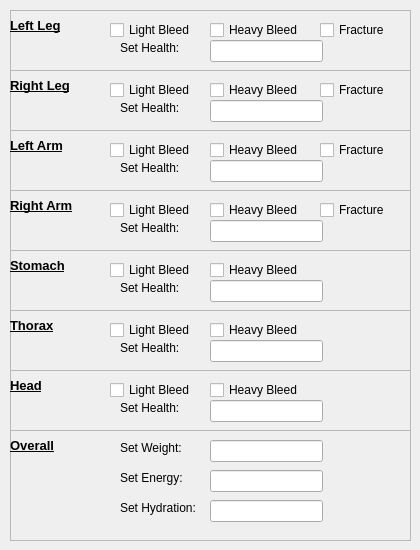
    <widget class="QWidget" name="Health">
     <attribute name="title">
      <string>Health/Effects</string>
     </attribute>
     <widget class="QFrame" name="leg1">
      <property name="geometry">
       <rect>
        <x>10</x>
        <y>10</y>
        <width>401</width>
        <height>61</height>
       </rect>
      </property>
      <property name="frameShape">
       <enum>QFrame::StyledPanel</enum>
      </property>
      <property name="frameShadow">
       <enum>QFrame::Raised</enum>
      </property>
      <widget class="QLabel" name="label">
       <property name="geometry">
        <rect>
         <x>0</x>
         <y>0</y>
         <width>81</width>
         <height>31</height>
        </rect>
       </property>
       <property name="font">
        <font>
         <pointsize>10</pointsize>
        </font>
       </property>
       <property name="text">
        <string>&lt;html&gt;&lt;head/&gt;&lt;body&gt;&lt;p&gt;&lt;span style=&quot; font-weight:600; text-decoration: underline;&quot;&gt;Left Leg&lt;/span&gt;&lt;/p&gt;&lt;/body&gt;&lt;/html&gt;</string>
       </property>
      </widget>
      <widget class="QCheckBox" name="LLLB">
       <property name="geometry">
        <rect>
         <x>100</x>
         <y>10</y>
         <width>91</width>
         <height>20</height>
        </rect>
       </property>
       <property name="text">
        <string>Light Bleed</string>
       </property>
      </widget>
      <widget class="QCheckBox" name="LLHB">
       <property name="geometry">
        <rect>
         <x>200</x>
         <y>10</y>
         <width>101</width>
         <height>20</height>
        </rect>
       </property>
       <property name="text">
        <string>Heavy Bleed</string>
       </property>
      </widget>
      <widget class="QCheckBox" name="LLFB">
       <property name="geometry">
        <rect>
         <x>310</x>
         <y>10</y>
         <width>101</width>
         <height>20</height>
        </rect>
       </property>
       <property name="text">
        <string>Fracture</string>
       </property>
      </widget>
      <widget class="QLineEdit" name="LLHealth">
       <property name="geometry">
        <rect>
         <x>200</x>
         <y>30</y>
         <width>113</width>
         <height>22</height>
        </rect>
       </property>
      </widget>
      <widget class="QLabel" name="label_10">
       <property name="geometry">
        <rect>
         <x>110</x>
         <y>30</y>
         <width>81</width>
         <height>16</height>
        </rect>
       </property>
       <property name="text">
        <string>Set Health:</string>
       </property>
      </widget>
     </widget>
     <widget class="QFrame" name="leg2">
      <property name="geometry">
       <rect>
        <x>10</x>
        <y>70</y>
        <width>401</width>
        <height>61</height>
       </rect>
      </property>
      <property name="frameShape">
       <enum>QFrame::StyledPanel</enum>
      </property>
      <property name="frameShadow">
       <enum>QFrame::Raised</enum>
      </property>
      <widget class="QLabel" name="label_3">
       <property name="geometry">
        <rect>
         <x>0</x>
         <y>0</y>
         <width>81</width>
         <height>31</height>
        </rect>
       </property>
       <property name="font">
        <font>
         <pointsize>10</pointsize>
        </font>
       </property>
       <property name="text">
        <string>&lt;html&gt;&lt;head/&gt;&lt;body&gt;&lt;p&gt;&lt;span style=&quot; font-weight:600; text-decoration: underline;&quot;&gt;Right Leg&lt;/span&gt;&lt;/p&gt;&lt;/body&gt;&lt;/html&gt;</string>
       </property>
      </widget>
      <widget class="QCheckBox" name="RLFB">
       <property name="geometry">
        <rect>
         <x>310</x>
         <y>10</y>
         <width>101</width>
         <height>20</height>
        </rect>
       </property>
       <property name="text">
        <string>Fracture</string>
       </property>
      </widget>
      <widget class="QCheckBox" name="RLHB">
       <property name="geometry">
        <rect>
         <x>200</x>
         <y>10</y>
         <width>101</width>
         <height>20</height>
        </rect>
       </property>
       <property name="text">
        <string>Heavy Bleed</string>
       </property>
      </widget>
      <widget class="QCheckBox" name="RLLB">
       <property name="geometry">
        <rect>
         <x>100</x>
         <y>10</y>
         <width>91</width>
         <height>20</height>
        </rect>
       </property>
       <property name="text">
        <string>Light Bleed</string>
       </property>
      </widget>
      <widget class="QLabel" name="label_11">
       <property name="geometry">
        <rect>
         <x>110</x>
         <y>30</y>
         <width>81</width>
         <height>16</height>
        </rect>
       </property>
       <property name="text">
        <string>Set Health:</string>
       </property>
      </widget>
      <widget class="QLineEdit" name="RLHealth">
       <property name="geometry">
        <rect>
         <x>200</x>
         <y>30</y>
         <width>113</width>
         <height>22</height>
        </rect>
       </property>
      </widget>
     </widget>
     <widget class="QFrame" name="arm1">
      <property name="geometry">
       <rect>
        <x>10</x>
        <y>130</y>
        <width>401</width>
        <height>61</height>
       </rect>
      </property>
      <property name="frameShape">
       <enum>QFrame::StyledPanel</enum>
      </property>
      <property name="frameShadow">
       <enum>QFrame::Raised</enum>
      </property>
      <widget class="QLabel" name="label_4">
       <property name="geometry">
        <rect>
         <x>0</x>
         <y>0</y>
         <width>81</width>
         <height>31</height>
        </rect>
       </property>
       <property name="font">
        <font>
         <pointsize>10</pointsize>
        </font>
       </property>
       <property name="text">
        <string>&lt;html&gt;&lt;head/&gt;&lt;body&gt;&lt;p&gt;&lt;span style=&quot; font-weight:600; text-decoration: underline;&quot;&gt;Left Arm&lt;/span&gt;&lt;/p&gt;&lt;/body&gt;&lt;/html&gt;</string>
       </property>
      </widget>
      <widget class="QCheckBox" name="LAFB">
       <property name="geometry">
        <rect>
         <x>310</x>
         <y>10</y>
         <width>101</width>
         <height>20</height>
        </rect>
       </property>
       <property name="text">
        <string>Fracture</string>
       </property>
      </widget>
      <widget class="QCheckBox" name="LAHB">
       <property name="geometry">
        <rect>
         <x>200</x>
         <y>10</y>
         <width>101</width>
         <height>20</height>
        </rect>
       </property>
       <property name="text">
        <string>Heavy Bleed</string>
       </property>
      </widget>
      <widget class="QCheckBox" name="LALB">
       <property name="geometry">
        <rect>
         <x>100</x>
         <y>10</y>
         <width>91</width>
         <height>20</height>
        </rect>
       </property>
       <property name="text">
        <string>Light Bleed</string>
       </property>
      </widget>
      <widget class="QLineEdit" name="LAHealth">
       <property name="geometry">
        <rect>
         <x>200</x>
         <y>30</y>
         <width>113</width>
         <height>22</height>
        </rect>
       </property>
      </widget>
      <widget class="QLabel" name="label_14">
       <property name="geometry">
        <rect>
         <x>110</x>
         <y>30</y>
         <width>81</width>
         <height>16</height>
        </rect>
       </property>
       <property name="text">
        <string>Set Health:</string>
       </property>
      </widget>
     </widget>
     <widget class="QFrame" name="arm2">
      <property name="geometry">
       <rect>
        <x>10</x>
        <y>190</y>
        <width>401</width>
        <height>61</height>
       </rect>
      </property>
      <property name="frameShape">
       <enum>QFrame::StyledPanel</enum>
      </property>
      <property name="frameShadow">
       <enum>QFrame::Raised</enum>
      </property>
      <widget class="QLabel" name="label_5">
       <property name="geometry">
        <rect>
         <x>0</x>
         <y>0</y>
         <width>91</width>
         <height>31</height>
        </rect>
       </property>
       <property name="font">
        <font>
         <pointsize>10</pointsize>
        </font>
       </property>
       <property name="text">
        <string>&lt;html&gt;&lt;head/&gt;&lt;body&gt;&lt;p&gt;&lt;span style=&quot; font-weight:600; text-decoration: underline;&quot;&gt;Right Arm&lt;/span&gt;&lt;/p&gt;&lt;/body&gt;&lt;/html&gt;</string>
       </property>
      </widget>
      <widget class="QCheckBox" name="RAFB">
       <property name="geometry">
        <rect>
         <x>310</x>
         <y>10</y>
         <width>101</width>
         <height>20</height>
        </rect>
       </property>
       <property name="text">
        <string>Fracture</string>
       </property>
      </widget>
      <widget class="QCheckBox" name="RALB">
       <property name="geometry">
        <rect>
         <x>100</x>
         <y>10</y>
         <width>91</width>
         <height>20</height>
        </rect>
       </property>
       <property name="text">
        <string>Light Bleed</string>
       </property>
      </widget>
      <widget class="QCheckBox" name="RAHB">
       <property name="geometry">
        <rect>
         <x>200</x>
         <y>10</y>
         <width>101</width>
         <height>20</height>
        </rect>
       </property>
       <property name="text">
        <string>Heavy Bleed</string>
       </property>
      </widget>
      <widget class="QLabel" name="label_15">
       <property name="geometry">
        <rect>
         <x>110</x>
         <y>30</y>
         <width>81</width>
         <height>16</height>
        </rect>
       </property>
       <property name="text">
        <string>Set Health:</string>
       </property>
      </widget>
      <widget class="QLineEdit" name="RAHealth">
       <property name="geometry">
        <rect>
         <x>200</x>
         <y>30</y>
         <width>113</width>
         <height>22</height>
        </rect>
       </property>
      </widget>
     </widget>
     <widget class="QFrame" name="stomach">
      <property name="geometry">
       <rect>
        <x>10</x>
        <y>250</y>
        <width>401</width>
        <height>61</height>
       </rect>
      </property>
      <property name="frameShape">
       <enum>QFrame::StyledPanel</enum>
      </property>
      <property name="frameShadow">
       <enum>QFrame::Raised</enum>
      </property>
      <widget class="QLabel" name="label_7">
       <property name="geometry">
        <rect>
         <x>0</x>
         <y>0</y>
         <width>91</width>
         <height>31</height>
        </rect>
       </property>
       <property name="font">
        <font>
         <pointsize>10</pointsize>
        </font>
       </property>
       <property name="text">
        <string>&lt;html&gt;&lt;head/&gt;&lt;body&gt;&lt;p&gt;&lt;span style=&quot; font-weight:600; text-decoration: underline;&quot;&gt;Stomach&lt;/span&gt;&lt;/p&gt;&lt;/body&gt;&lt;/html&gt;</string>
       </property>
      </widget>
      <widget class="QCheckBox" name="SHB">
       <property name="geometry">
        <rect>
         <x>200</x>
         <y>10</y>
         <width>101</width>
         <height>20</height>
        </rect>
       </property>
       <property name="text">
        <string>Heavy Bleed</string>
       </property>
      </widget>
      <widget class="QCheckBox" name="SLB">
       <property name="geometry">
        <rect>
         <x>100</x>
         <y>10</y>
         <width>91</width>
         <height>20</height>
        </rect>
       </property>
       <property name="text">
        <string>Light Bleed</string>
       </property>
      </widget>
      <widget class="QLabel" name="label_16">
       <property name="geometry">
        <rect>
         <x>110</x>
         <y>30</y>
         <width>81</width>
         <height>16</height>
        </rect>
       </property>
       <property name="text">
        <string>Set Health:</string>
       </property>
      </widget>
      <widget class="QLineEdit" name="SHealth">
       <property name="geometry">
        <rect>
         <x>200</x>
         <y>30</y>
         <width>113</width>
         <height>22</height>
        </rect>
       </property>
      </widget>
     </widget>
     <widget class="QFrame" name="thorax">
      <property name="geometry">
       <rect>
        <x>10</x>
        <y>310</y>
        <width>401</width>
        <height>61</height>
       </rect>
      </property>
      <property name="frameShape">
       <enum>QFrame::StyledPanel</enum>
      </property>
      <property name="frameShadow">
       <enum>QFrame::Raised</enum>
      </property>
      <widget class="QLabel" name="label_9">
       <property name="geometry">
        <rect>
         <x>0</x>
         <y>0</y>
         <width>91</width>
         <height>31</height>
        </rect>
       </property>
       <property name="font">
        <font>
         <pointsize>10</pointsize>
        </font>
       </property>
       <property name="text">
        <string>&lt;html&gt;&lt;head/&gt;&lt;body&gt;&lt;p&gt;&lt;span style=&quot; font-weight:600; text-decoration: underline;&quot;&gt;Thorax&lt;/span&gt;&lt;/p&gt;&lt;/body&gt;&lt;/html&gt;</string>
       </property>
      </widget>
      <widget class="QCheckBox" name="THB">
       <property name="geometry">
        <rect>
         <x>200</x>
         <y>10</y>
         <width>101</width>
         <height>20</height>
        </rect>
       </property>
       <property name="text">
        <string>Heavy Bleed</string>
       </property>
      </widget>
      <widget class="QCheckBox" name="TLB">
       <property name="geometry">
        <rect>
         <x>100</x>
         <y>10</y>
         <width>91</width>
         <height>20</height>
        </rect>
       </property>
       <property name="text">
        <string>Light Bleed</string>
       </property>
      </widget>
      <widget class="QLineEdit" name="THealth">
       <property name="geometry">
        <rect>
         <x>200</x>
         <y>30</y>
         <width>113</width>
         <height>22</height>
        </rect>
       </property>
      </widget>
      <widget class="QLabel" name="label_17">
       <property name="geometry">
        <rect>
         <x>110</x>
         <y>30</y>
         <width>81</width>
         <height>16</height>
        </rect>
       </property>
       <property name="text">
        <string>Set Health:</string>
       </property>
      </widget>
     </widget>
     <widget class="QFrame" name="head">
      <property name="geometry">
       <rect>
        <x>10</x>
        <y>370</y>
        <width>401</width>
        <height>61</height>
       </rect>
      </property>
      <property name="frameShape">
       <enum>QFrame::StyledPanel</enum>
      </property>
      <property name="frameShadow">
       <enum>QFrame::Raised</enum>
      </property>
      <widget class="QLabel" name="label_13">
       <property name="geometry">
        <rect>
         <x>0</x>
         <y>0</y>
         <width>91</width>
         <height>31</height>
        </rect>
       </property>
       <property name="font">
        <font>
         <pointsize>10</pointsize>
        </font>
       </property>
       <property name="text">
        <string>&lt;html&gt;&lt;head/&gt;&lt;body&gt;&lt;p&gt;&lt;span style=&quot; font-weight:600; text-decoration: underline;&quot;&gt;Head&lt;/span&gt;&lt;/p&gt;&lt;/body&gt;&lt;/html&gt;</string>
       </property>
      </widget>
      <widget class="QCheckBox" name="HHB">
       <property name="geometry">
        <rect>
         <x>200</x>
         <y>10</y>
         <width>101</width>
         <height>20</height>
        </rect>
       </property>
       <property name="text">
        <string>Heavy Bleed</string>
       </property>
      </widget>
      <widget class="QCheckBox" name="HLB">
       <property name="geometry">
        <rect>
         <x>100</x>
         <y>10</y>
         <width>91</width>
         <height>20</height>
        </rect>
       </property>
       <property name="text">
        <string>Light Bleed</string>
       </property>
      </widget>
      <widget class="QLabel" name="label_18">
       <property name="geometry">
        <rect>
         <x>110</x>
         <y>30</y>
         <width>81</width>
         <height>16</height>
        </rect>
       </property>
       <property name="text">
        <string>Set Health:</string>
       </property>
      </widget>
      <widget class="QLineEdit" name="HHealth">
       <property name="geometry">
        <rect>
         <x>200</x>
         <y>30</y>
         <width>113</width>
         <height>22</height>
        </rect>
       </property>
      </widget>
     </widget>
     <widget class="QFrame" name="overall">
      <property name="geometry">
       <rect>
        <x>10</x>
        <y>430</y>
        <width>401</width>
        <height>111</height>
       </rect>
      </property>
      <property name="frameShape">
       <enum>QFrame::StyledPanel</enum>
      </property>
      <property name="frameShadow">
       <enum>QFrame::Raised</enum>
      </property>
      <widget class="QLabel" name="label_23">
       <property name="geometry">
        <rect>
         <x>0</x>
         <y>0</y>
         <width>91</width>
         <height>31</height>
        </rect>
       </property>
       <property name="font">
        <font>
         <pointsize>10</pointsize>
        </font>
       </property>
       <property name="text">
        <string>&lt;html&gt;&lt;head/&gt;&lt;body&gt;&lt;p&gt;&lt;span style=&quot; font-weight:600; text-decoration: underline;&quot;&gt;Overall&lt;/span&gt;&lt;/p&gt;&lt;/body&gt;&lt;/html&gt;</string>
       </property>
      </widget>
      <widget class="QLabel" name="label_24">
       <property name="geometry">
        <rect>
         <x>110</x>
         <y>10</y>
         <width>81</width>
         <height>16</height>
        </rect>
       </property>
       <property name="text">
        <string>Set Weight:</string>
       </property>
      </widget>
      <widget class="QLineEdit" name="Weight">
       <property name="geometry">
        <rect>
         <x>200</x>
         <y>10</y>
         <width>113</width>
         <height>22</height>
        </rect>
       </property>
      </widget>
      <widget class="QLineEdit" name="Energy">
       <property name="geometry">
        <rect>
         <x>200</x>
         <y>40</y>
         <width>113</width>
         <height>22</height>
        </rect>
       </property>
      </widget>
      <widget class="QLabel" name="label_25">
       <property name="geometry">
        <rect>
         <x>110</x>
         <y>40</y>
         <width>81</width>
         <height>16</height>
        </rect>
       </property>
       <property name="text">
        <string>Set Energy:</string>
       </property>
      </widget>
      <widget class="QLineEdit" name="Hydration">
       <property name="geometry">
        <rect>
         <x>200</x>
         <y>70</y>
         <width>113</width>
         <height>22</height>
        </rect>
       </property>
      </widget>
      <widget class="QLabel" name="label_26">
       <property name="geometry">
        <rect>
         <x>110</x>
         <y>70</y>
         <width>81</width>
         <height>16</height>
        </rect>
       </property>
       <property name="text">
        <string>Set Hydration:</string>
       </property>
      </widget>
     </widget>
    </widget>
